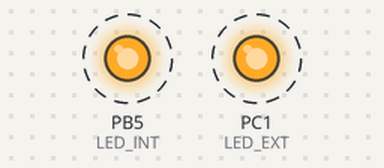
A program run on a simulated ATmega328P, built with avr-gcc and emulated at 16 MHz. Parts: output pins drawn as LEDs (lit = HIGH). Dashed ring = blinking.

Above: at 0.12 s.
Timing chart, 0 to 3.0 s (numbered marks = the images above):
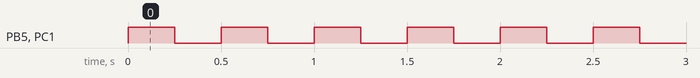

The program:

main.c
```c
#define LED_INT   PB5 // AVR pin where green LED is connected
#define LED_EXT   PC1
#define SHORT_DELAY 250 // Delay in milliseconds
#ifndef F_CPU           // Preprocessor directive allows for conditional
                        // compilation. The #ifndef means "if not defined".
# define F_CPU 16000000 // CPU frequency in Hz required for delay
#endif                  // The #ifndef directive must be closed by #endif


#include <util/delay.h>
#include <avr/io.h>
int main(void)
{
    //input output setup
    PORTB = PORTB & ~(1<<LED_INT);
    DDRB = DDRB | (1<<LED_INT);

    PORTC = PORTC | (1<<LED_EXT);
    DDRC = DDRC | (1<<LED_EXT);

    PORTB = PORTB ^ (1<<LED_INT);

    // Infinite loop
    while (1)
    {
        _delay_ms(SHORT_DELAY);
        PORTB = PORTB ^ (1<<LED_INT);
        PORTC = PORTC ^ (1<<LED_EXT);
    }
    return 0;
}
```

Measured:
- by itself, PB5 (LED_INT), PC1 (LED_EXT): alternates HIGH for 0.25 s and LOW for 0.25 s
